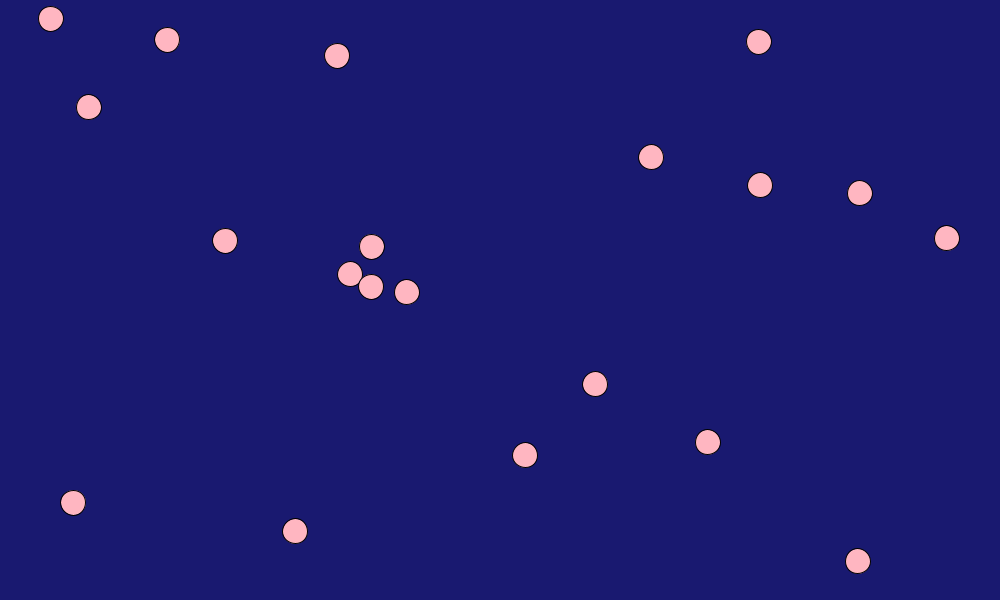
Frame 1 (no input)
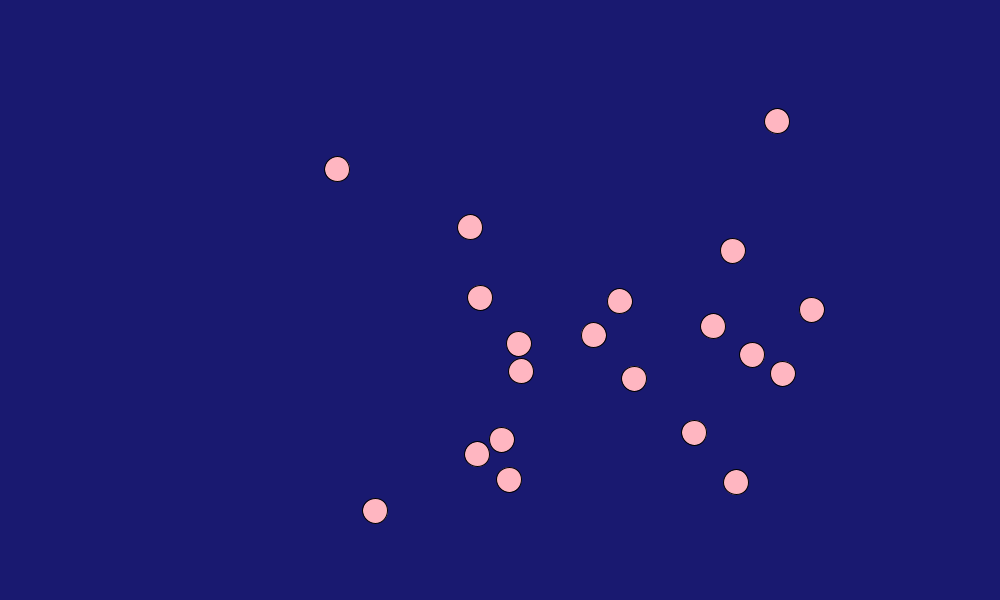
Frame 60 (the mouse pressed at the canvas centre just before this capture)
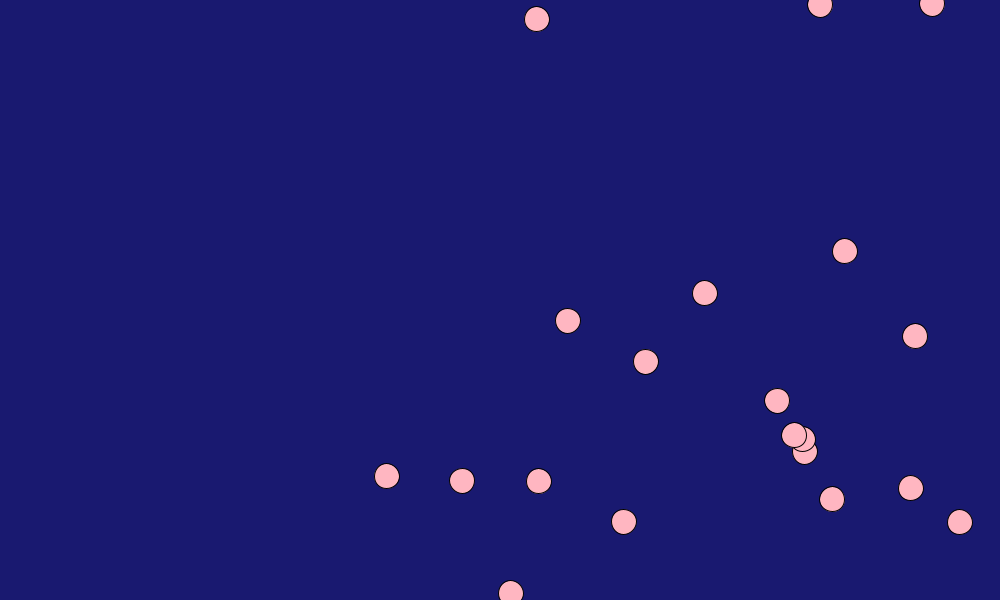
Frame 120 (the mouse held since frame 60 and released just before this capture)

The Processing sketch that drew these frames (run headless with seeded random() and noise(); from frame 60 on, the mouse is pressed at the canvas centre):

// Processing sketch: EGravity
// ── EGravity.pde
ForceMover[] m;
final color blue = color(25, 25, 112);
final color pink = color(255, 182, 193);

void setup() {
  size(1000, 600);
  //delete the line bellow when you run it to your machines
  surface.setLocation(2200, -170);
  m= new ForceMover[20];
  for(int i=0; i<m.length; i++){
    m[i] = new ForceMover();
  }
}

void draw() {
  background(blue);
  for(int i=0; i<m.length; i++){
    for(int j=0; j<m.length; j++){
      if(i!=j){
        m[i].attractedTo(m[j]);
      }
    }
    m[i].step();
    m[i].passEdges();
    m[i].display();
  }
}

// ── Attractor.pde
class Attractor {
  float mass;
  PVector location;

  Attractor(float x, float y, float m) {
    location = new PVector(x, y);  
    mass = m;
  }


  void display() {
    fill(#E55D02);
    ellipse(location.x, location.y, mass*5, mass*5);
  }

  PVector attract(ForceMover m) {
    PVector gravity = PVector.sub(location, m.location);
    float r = constrain(gravity.mag(), 5, 25);
    gravity.normalize();
    float magnitute = mass * m.mass / (r*r);
    gravity.mult(magnitute);
    return gravity;
  }
}

// ── ForceMover.pde
class ForceMover {
  PVector location;
  PVector velocity;
  PVector acceleration;
  float topSpeed;
  float mass; 

  ForceMover() {
    location = new PVector(random(width), random(height));
    velocity = new PVector(random(5), random(5));  
    acceleration = new PVector(0, 0); 
    topSpeed = 10;
    mass = 5;
  }

  ForceMover(float x, float y) {
    location = new PVector(x, y);
    velocity = new PVector(0, 0);  
    acceleration = new PVector(0, 0); 
    topSpeed = 10;
    mass = random(0.2, 2);
  }

  void attractedTo(ForceMover a) {
    applyForce(a.attract(this));
  }

  void applyForce(PVector force) {
    PVector f = PVector.div(force, mass);
    acceleration.add(f);
  }

  void step() { 
    velocity.add(acceleration);
    velocity.limit(topSpeed);
    location.add(velocity);
    acceleration = new PVector(0, 0);
  }

  void bounceOnEdges() {
    if (location.x>width || location.x<0) velocity.x *= -1;
    if (location.y>height || location.y<0) velocity.y *= -1;
  }

  void passEdges() {
    if (location.x>width) location.x = 0;
    if (location.y>height) location.y =0;
    if (location.x<0) location.x = width;
    if (location.y<0) location.y = height;
  }

  PVector attract(ForceMover m) {
    PVector gravity = PVector.sub(location, m.location);
    float r = constrain(gravity.mag(), 5, 25);
    gravity.normalize();
    float magnitute = mass * m.mass / (r*r);
    gravity.mult(magnitute);
    return gravity;
  }

  void display() {
    fill(pink);
    ellipse(location.x, location.y, 5*mass, 5*mass);
  }
}
